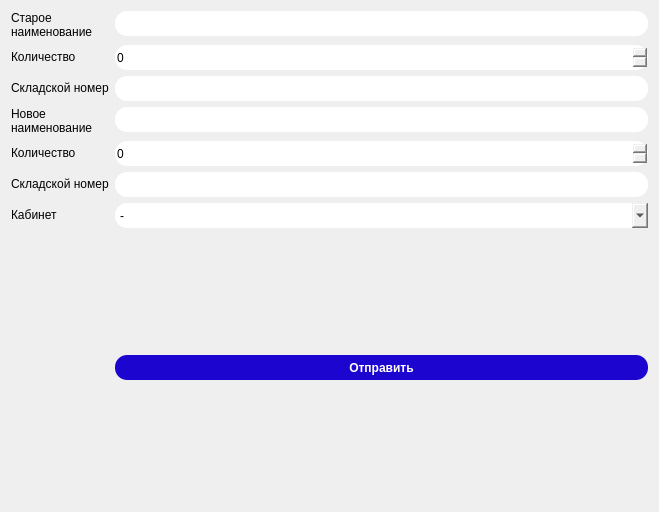
                <widget class="QWidget" name="page_5">
                 <layout class="QFormLayout" name="formLayout_3">
                  <item row="0" column="0">
                   <widget class="QLabel" name="label_12">
                    <property name="text">
                     <string>Старое
наименование</string>
                    </property>
                   </widget>
                  </item>
                  <item row="0" column="1">
                   <widget class="QLineEdit" name="OldNameChange">
                    <property name="styleSheet">
                     <string notr="true">QLineEdit{
	border-radius: 12px;
	height: 25px;
	width: 150px;
}</string>
                    </property>
                   </widget>
                  </item>
                  <item row="1" column="0">
                   <widget class="QLabel" name="label_15">
                    <property name="text">
                     <string>Количество</string>
                    </property>
                   </widget>
                  </item>
                  <item row="1" column="1">
                   <widget class="QSpinBox" name="OldQuantityChange">
                    <property name="styleSheet">
                     <string notr="true">QSpinBox{
	border-radius: 12px;
	height: 25px;
	width: 150px;
}</string>
                    </property>
                   </widget>
                  </item>
                  <item row="2" column="0">
                   <widget class="QLabel" name="label_13">
                    <property name="text">
                     <string>Складской номер</string>
                    </property>
                   </widget>
                  </item>
                  <item row="2" column="1">
                   <widget class="QLineEdit" name="OldNumberChange">
                    <property name="styleSheet">
                     <string notr="true">QLineEdit{
	border-radius: 12px;
	height: 25px;
	width: 150px;
}</string>
                    </property>
                   </widget>
                  </item>
                  <item row="3" column="0">
                   <widget class="QLabel" name="label_17">
                    <property name="text">
                     <string>Новое
наименование</string>
                    </property>
                   </widget>
                  </item>
                  <item row="3" column="1">
                   <widget class="QLineEdit" name="NewNameChange">
                    <property name="styleSheet">
                     <string notr="true">QLineEdit{
	border-radius: 12px;
	height: 25px;
	width: 150px;
}</string>
                    </property>
                   </widget>
                  </item>
                  <item row="4" column="0">
                   <widget class="QLabel" name="label_16">
                    <property name="text">
                     <string>Количество</string>
                    </property>
                   </widget>
                  </item>
                  <item row="4" column="1">
                   <widget class="QSpinBox" name="NewQuantityChange">
                    <property name="styleSheet">
                     <string notr="true">QSpinBox{
	border-radius: 12px;
	height: 25px;
	width: 150px;
}</string>
                    </property>
                   </widget>
                  </item>
                  <item row="5" column="0">
                   <widget class="QLabel" name="label_18">
                    <property name="text">
                     <string>Складской номер</string>
                    </property>
                   </widget>
                  </item>
                  <item row="5" column="1">
                   <widget class="QLineEdit" name="NewNumberChange">
                    <property name="styleSheet">
                     <string notr="true">QLineEdit{
	border-radius: 12px;
	height: 25px;
	width: 150px;
}</string>
                    </property>
                   </widget>
                  </item>
                  <item row="6" column="0">
                   <widget class="QLabel" name="label_14">
                    <property name="text">
                     <string>Кабинет</string>
                    </property>
                   </widget>
                  </item>
                  <item row="6" column="1">
                   <widget class="QComboBox" name="PlaceChange">
                    <property name="styleSheet">
                     <string notr="true">QComboBox{
	border-radius: 12px;
	height: 25px;
	width: 150px;
}</string>
                    </property>
                    <item>
                     <property name="text">
                      <string>-</string>
                     </property>
                    </item>
                    <item>
                     <property name="text">
                      <string>404</string>
                     </property>
                    </item>
                    <item>
                     <property name="text">
                      <string>405</string>
                     </property>
                    </item>
                    <item>
                     <property name="text">
                      <string>406</string>
                     </property>
                    </item>
                    <item>
                     <property name="text">
                      <string>407</string>
                     </property>
                    </item>
                    <item>
                     <property name="text">
                      <string>408</string>
                     </property>
                    </item>
                   </widget>
                  </item>
                  <item row="7" column="1">
                   <spacer name="verticalSpacer_5">
                    <property name="orientation">
                     <enum>Qt::Vertical</enum>
                    </property>
                    <property name="sizeHint" stdset="0">
                     <size>
                      <width>533</width>
                      <height>115</height>
                     </size>
                    </property>
                   </spacer>
                  </item>
                  <item row="8" column="1">
                   <widget class="QPushButton" name="ChangeSendButton">
                    <property name="styleSheet">
                     <string notr="true">QPushButton {
	background-color: #1c05cf;
	color: #ffffff;
	border-radius: 12px;
	width: 75px;
	height: 25px;
	font-weight: bold
}

QPushButton:pressed {
	background-color: #130390;
	color: #ffffff;
	border-radius: 12px;
	width: 75px;
	height: 25px;
}</string>
                    </property>
                    <property name="text">
                     <string>Отправить</string>
                    </property>
                   </widget>
                  </item>
                  <item row="9" column="1">
                   <spacer name="verticalSpacer_4">
                    <property name="orientation">
                     <enum>Qt::Vertical</enum>
                    </property>
                    <property name="sizeHint" stdset="0">
                     <size>
                      <width>533</width>
                      <height>115</height>
                     </size>
                    </property>
                   </spacer>
                  </item>
                 </layout>
                </widget>
